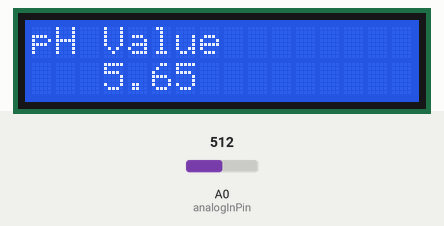
Bench run of a sketch on a simulated Arduino Uno, built with avr-gcc and run on an emulated ATmega328P. Parts: 16×2 character LCD. Inputs (shaded band) come from the test bench; at power-on: A0 (analogInPin) = 512. What the sketch prints to the serial monitor is not drawn.

Above: at 3.2 s.
3.3 s: A0 (analogInPin) set to 716
At 5.0 s:
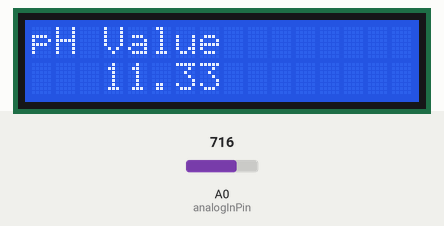
5.6 s: A0 (analogInPin) set to 900
At 7.0 s:
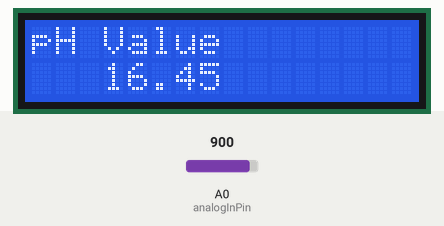
7.6 s: A0 (analogInPin) set to 1023
At 9.0 s:
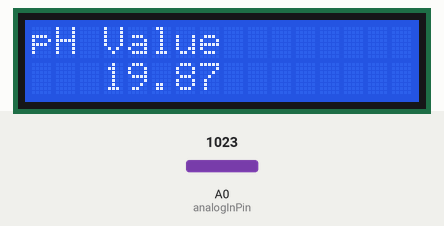
Timing chart, 0 to 10.6 s (numbered marks = the images above; inputs shaded):
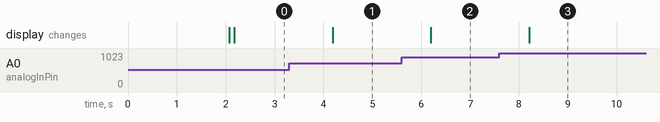

The sketch:

aqua_pH.ino
```cpp
#include <LiquidCrystal.h>

// Initialize the LCD library with the numbers of the interface pins
LiquidCrystal lcd(8, 9, 10, 11, 12, 13); // RS, EN, D4, D5, D6, D7

const int analogInPin = A0; // Analog pin for pH sensor
int buf[10]; // Buffer for storing sensor readings
int temp = 0; // Temporary variable for sorting
unsigned long int avgValue = 0; // Average value
float phValue = 0; // pH value

void setup() {
  Serial.begin(9600);

  lcd.begin(16, 2);
  lcd.setCursor(0, 0);
  lcd.print("Measure pH");
  lcd.setCursor(0, 1);
  lcd.print("Value .......");
  delay(2000);

  lcd.clear();
}

void loop() {
  // Read and store sensor values
  for (int i = 0; i < 10; i++) {
    buf[i] = analogRead(analogInPin);
    delay(10);
  }

  // Sort buffer array (Simple Bubble Sort)
  for (int i = 0; i < 9; i++) {
    for (int j = i + 1; j < 10; j++) {
      if (buf[i] > buf[j]) {
        temp = buf[i];
        buf[i] = buf[j];
        buf[j] = temp;
      }
    }
  }

  // Calculate average of the middle 6 values
  avgValue = 0;
  for (int i = 2; i < 8; i++) {
    avgValue += buf[i];
  }

  // Convert the average value to pH
  float pHVol = (float)avgValue * 5.0 / 1024 / 6; // Adjust 6 if necessary
  phValue = -5.70 * pHVol + 22.8;
  phValue = 14.2 - phValue; // If needed, adjust this formula based on calibration

  // Print pH value to Serial Monitor
  Serial.printlm("Team Equinox");
  Serial.print("pH Value: ");
  Serial.print(phValue);

  // Display pH value on LCD
  lcd.clear();
  lcd.setCursor(0, 0);
  lcd.print("pH Value");
  lcd.setCursor(3, 1);
  lcd.print(phValue, 2); // Print with 2 decimal places

  delay(900); // Delay before the next reading
}
```

Measured:
- after the input at 3.3 s, the display: changes after 0.89 s (image 1)
- after the input at 5.6 s, the display: changes after 0.60 s (image 2)
- after the input at 7.6 s, the display: changes after 0.61 s (image 3)
